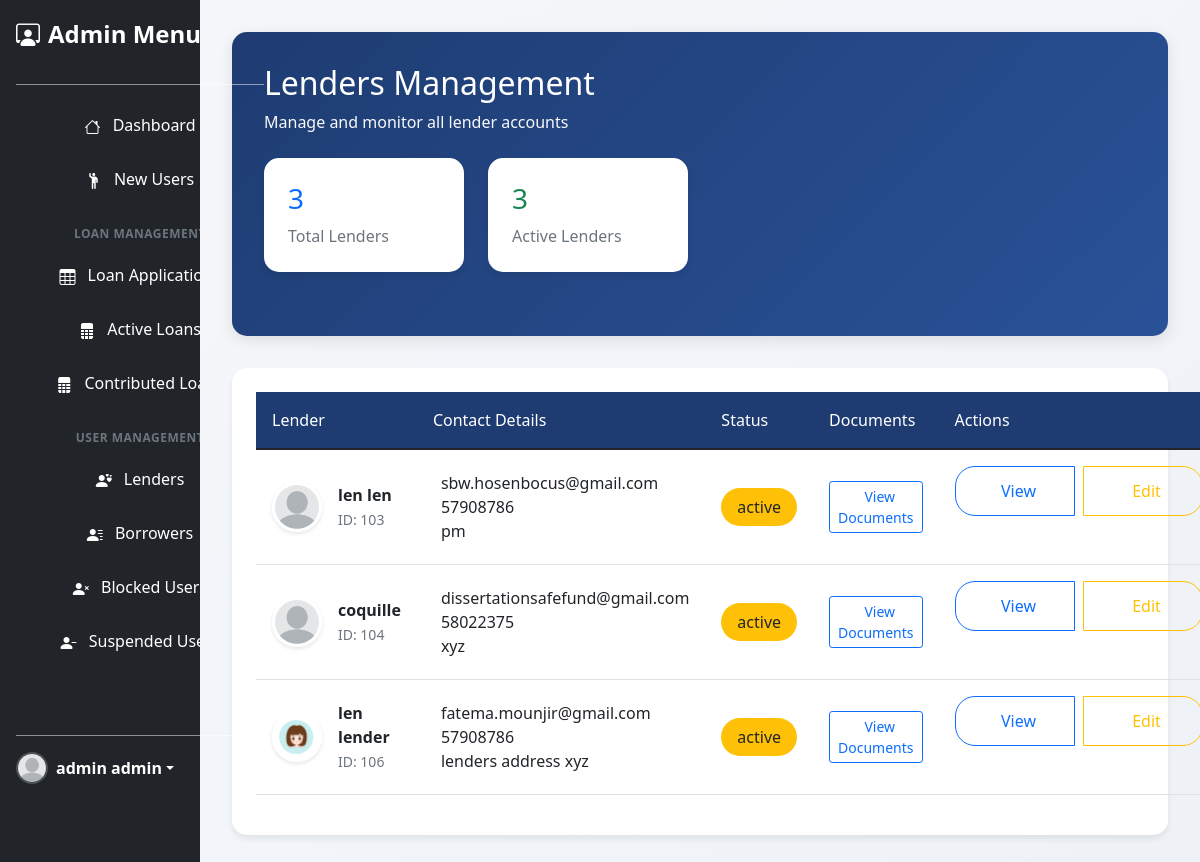
Screenshot of /Admin/Lenders.php (signed in) with the database file from the repository.
### tables this page shows
CREATE TABLE `users` (
  `id` int(11) NOT NULL,
  `name` varchar(255) DEFAULT NULL,
  `email` varchar(255) DEFAULT NULL,
  `password` varchar(255) DEFAULT NULL,
  `role` enum('borrower','lender','admin') DEFAULT NULL,
  `mobile` varchar(15) NOT NULL,
  `address` text NOT NULL,
  `image` varchar(255) DEFAULT NULL,
  `status` enum('active','inactive','blocked','suspend') DEFAULT NULL,
  `user_verfied` text DEFAULT NULL,
  `reset_token` text DEFAULT NULL,
  `reset_token_expiry` datetime DEFAULT NULL,
  `created_at` datetime DEFAULT current_timestamp(),
  `updated_at` timestamp NOT NULL DEFAULT current_timestamp() ON UPDATE current_timestamp()
);

### Classes/User.php (called while the page is built, shortened)
<?php
class User
{
    public static function allByRole($role)
    {
        try {
            $db = Database::getConnection();
            $query = "SELECT * FROM `users` u
            WHERE u.role =? and u.status =?";
            $stmt = $db->prepare($query);
            $status = "active";
            $stmt->bind_param("ss", $role, $status);
            $stmt->execute();
            $result = $stmt->get_result();
            $users = [];
            while ($data = $result->fetch_assoc()) {
                $users[] = $data;
            }
            return $users;
        } catch (Exception $e) {
            error_log("Error fetching users: " . $e->getMessage());
            return [];
        }
    }
}
?>

### Admin/Lenders.php (the view, shortened to what this page needs)
<?php
require_once '../Classes/User.php';
$users = User::allByRole("lender");
?>
<?php include_once('Layout/head.php'); ?>
<?php include_once('Layout/sidebar.php'); ?>
<div class="col-md-10 dashboard-container">
    <div class="page-header">
        <h2 class="mb-0">Lenders Management</h2>
        <p class="text-light mb-0 mt-2">Manage and monitor all lender accounts</p>
        <div class="row mt-4">
            <div class="col-md-3">
                <div class="stats-card">
                    <h3 class="text-primary"><?php echo count($users); ?></h3>
                    <p class="text-muted mb-0">Total Lenders</p>
                </div>
            </div>
            <div class="col-md-3">
                <div class="stats-card">
                <h3 class="text-success"><?php echo count(array_filter($users, fn($u) => strtolower($u['status']) === 'active')); ?></h3>
                    <p class="text-muted mb-0">Active Lenders</p>
                </div>
            </div>
        </div>
    </div>
    <div class="table-container">
        <table id="example" class="table custom-table table-hover">
            <thead>
                <tr>
                    <th>Lender</th>
                    <th>Contact Details</th>
                    <th>Status</th>
                    <th>Documents</th>
                    <th>Actions</th>
                </tr>
            </thead>
            <tbody>
                <?php if (is_array($users) && count($users) > 0): ?>
                    <?php foreach ($users as $user): ?>
                        <tr>
                            <td>
                                <div class="d-flex align-items-center">
                                    <img class="user-avatar me-3"
                                         src="../<?php echo htmlspecialchars($user['image']); ?>"
                                         alt="<?php echo htmlspecialchars($user['name']); ?>"
                                         onerror="this.src='../uploads/users/default/download.png';">
                                    <div>
                                        <strong class="d-block"><?php echo htmlspecialchars($user['name']); ?></strong>
                                        <small class="text-muted">ID: <?php echo htmlspecialchars($user['id']); ?></small>
                                    </div>
                                </div>
                            </td>
                            <td>
                                <div><i class="fas fa-envelope me-2"></i><?php echo htmlspecialchars($user['email']); ?></div>
                                <div><i class="fas fa-phone me-2"></i><?php echo htmlspecialchars($user['mobile']); ?></div>
                                <div><i class="fas fa-map-marker-alt me-2"></i><?php echo htmlspecialchars($user['address']); ?></div>
                            </td>
                            <td>
                                <span class="status-badge <?php echo $user['status'] === 'Active' ? 'bg-success' : 'bg-warning'; ?>">
                                    <?php echo htmlspecialchars($user['status'] ?? 'Inactive'); ?>
                                </span>
                            </td>
                            <td>
                                <?php $documents = User::getDocument($user['id']); ?>
                                <?php if (!empty($documents)): ?>
                                    <button class="btn btn-outline-primary btn-sm"
                                            data-bs-toggle="modal"
                                            data-bs-target="#docsModal<?php echo $user['id']; ?>">
                                        <i class="fas fa-file me-2"></i>View Documents
                                    </button>
                                <?php else: ?>
                                    <span class="text-muted">No documents</span>
                                <?php endif; ?>
                            </td>
                            <td>
                                <div class="btn-group">
                                    <button class="action-btn btn btn-outline-primary"
                                            data-bs-toggle="modal"
                                            data-bs-target="#detailsModal<?php echo $user['id']; ?>">
                                        <i class="fas fa-eye me-2"></i>View
                                    </button>
                                    <button class="action-btn btn btn-outline-warning ms-2"
                                            data-bs-toggle="modal"
                                            data-bs-target="#editModal<?php echo $user['id']; ?>">
                                        <i class="fas fa-edit me-2"></i>Edit
                                    </button>
                                </div>
                            </td>
                        </tr>
                    <?php endforeach; ?>
                <?php endif; ?>
            </tbody>
        </table>
    </div>
</div>
<?php include_once('Layout/footer.php'); ?>
<?php include_once('Layout/footer.php'); ?>

### Assets/Styles/style.css (style rules this page uses)
* { margin: 0; padding: 0; box-sizing: border-box; }
html, body { width: 100%; height: 100%; margin: 0; padding: 0; overflow-x: hidden; background-color: #f1f9ff !important; color: #0d6efd; font-family: Arial, sans-serif; }
.btn-group { width: 100%; margin-bottom: 2rem; border-radius: 0.5rem; overflow: hidden; }
.btn-group .btn { flex: 1; padding: 0.75rem 1.5rem; font-weight: 500; transition: all 0.3s ease; }

### Assets/Styles/sidebars.css (style rules this page uses)
body { min-height: 100vh; min-height: -webkit-fill-available; }
html { height: -webkit-fill-available; }

### Admin/Lenders.php (style rules this page uses)
.dashboard-container { background: linear-gradient(135deg, #f5f7fa 0%, #eef2f7 100%); min-height: 100vh; padding: 2rem; }
.stats-card { background: white; border-radius: 15px; padding: 1.5rem; margin-bottom: 2rem; box-shadow: 0 4px 6px rgba(0, 0, 0, 0.07); transition: transform 0.2s; }
.page-header { background: linear-gradient(135deg, #1e3c72 0%, #2a5298 100%); padding: 2rem; border-radius: 15px; color: white; margin-bottom: 2rem; box-shadow: 0 4px 15px rgba(0, 0, 0, 0.1); }
.table-container { background: white; border-radius: 15px; padding: 1.5rem; box-shadow: 0 4px 6px rgba(0, 0, 0, 0.07); }
.custom-table th { background: #1e3c72; color: white; padding: 1rem; font-weight: 500; }
.custom-table td { vertical-align: middle; padding: 1rem; }
.action-btn { padding: 0.5rem 1rem; border-radius: 20px; transition: all 0.3s; width: 120px; }
.status-badge { padding: 0.5rem 1rem; border-radius: 20px; font-weight: 500; }
.user-avatar { width: 50px; height: 50px; border-radius: 50%; object-fit: cover; border: 3px solid #fff; box-shadow: 0 2px 4px rgba(0, 0, 0, 0.1); }

### rows the page displays
users: name "len len", id "103", email "sbw.hosenbocus@gmail.com", mobile "57908786", address "pm", status "active"
users: name "coquille", id "104", email "dissertationsafefund@gmail.com", mobile "58022375", address "xyz", status "active"
users: image (picture), name "len lender", id "106", email "fatema.mounjir@gmail.com", mobile "57908786", address "lenders address xyz", status "active"

### other values shown
$_SESSION['user_name'] "admin admin"
count($users) "3"
